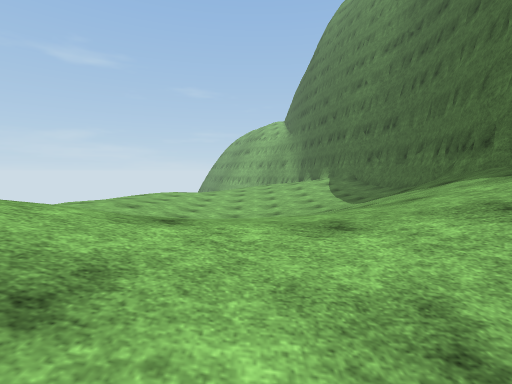
View 1 (above)

15 first-person views from a walk through a Unity game level. The camera is 1.2 m above the floor, tilts 4° down and sees 85° across. The floor is counted in squares, 2 m on a side. Each view is taken from the middle of a square. On the plan, view 1 faces up. The plan holds only what a view shows up to about 9 squares ahead; the rest is blank. The place goes on beyond the plan. The player is left out. Surface patterns are stand-ins for the level's own textures.

View 2
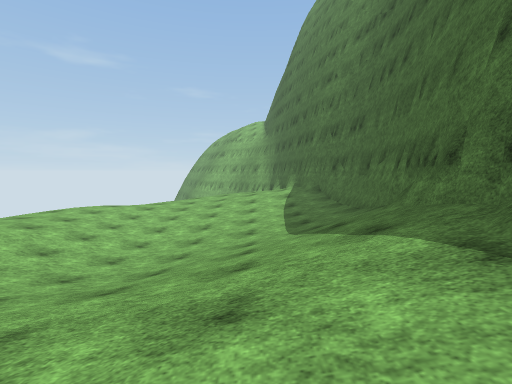

View 3
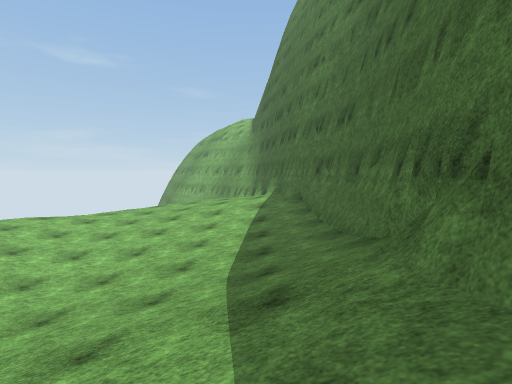

View 4
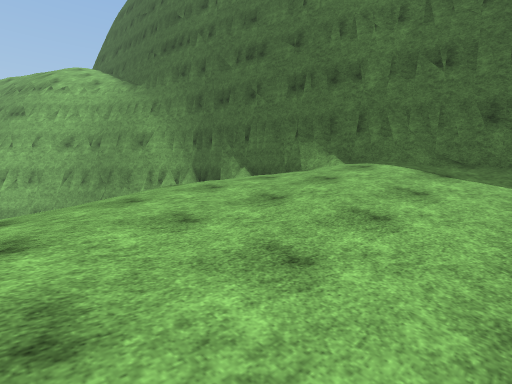

View 5
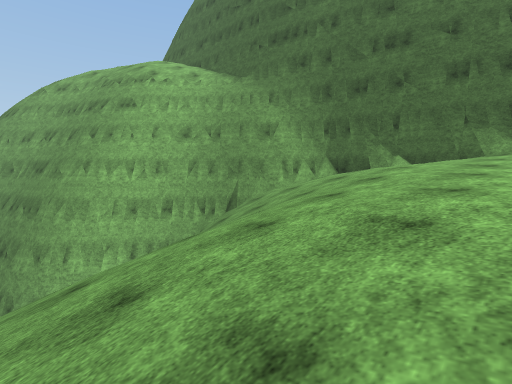

View 6
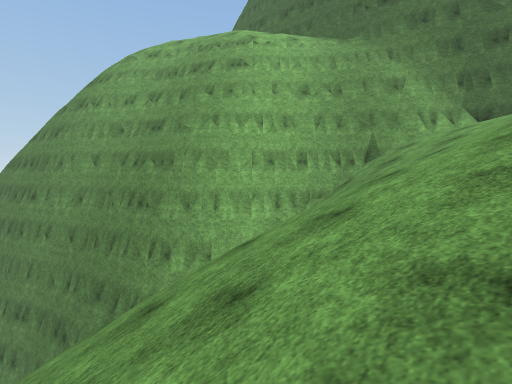

View 7
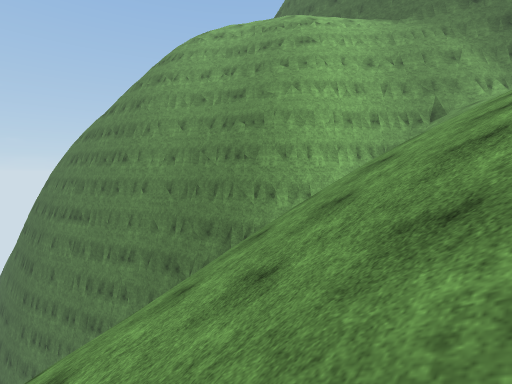

View 8
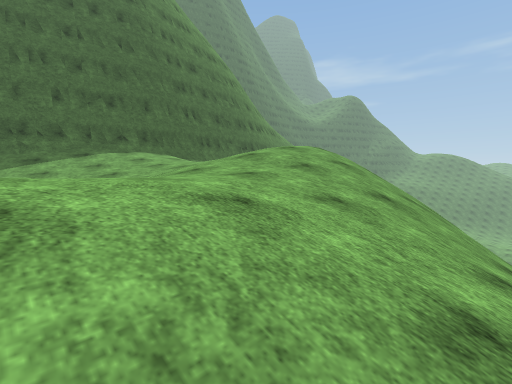

View 9
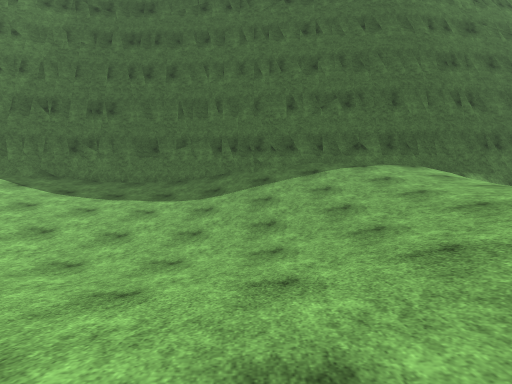

View 10
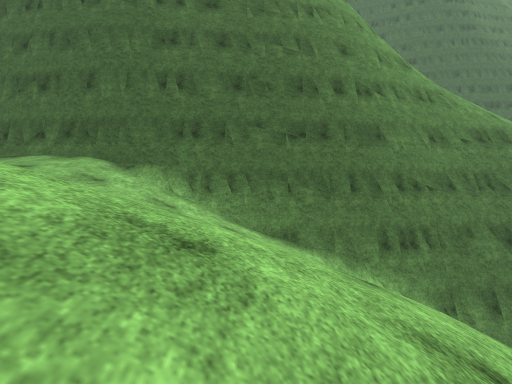

View 11
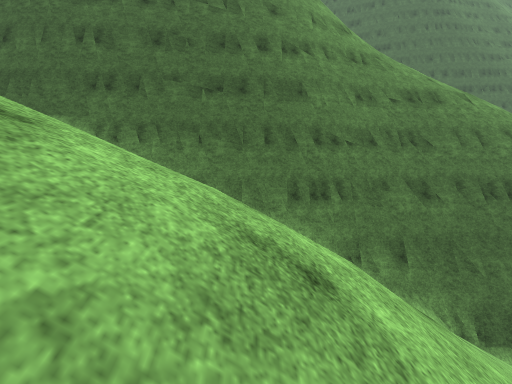

View 12
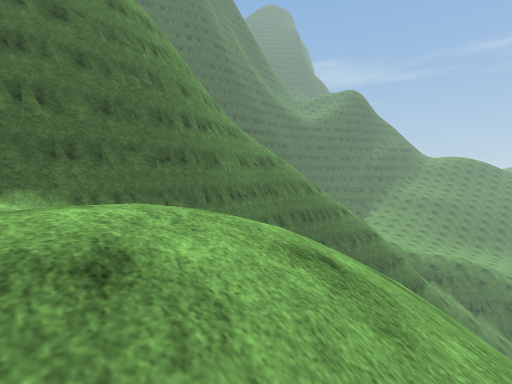

View 13
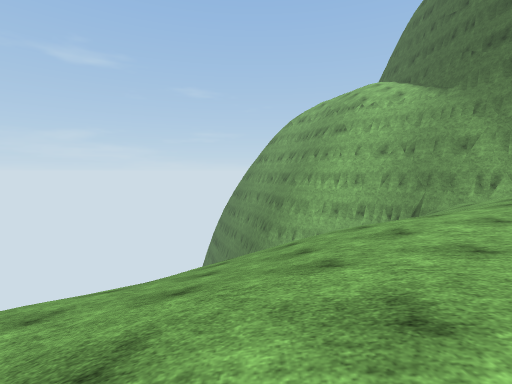

View 14
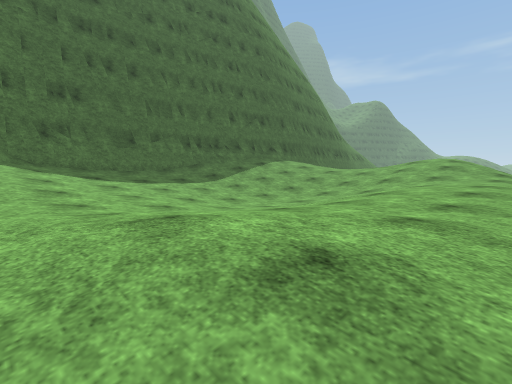

View 15
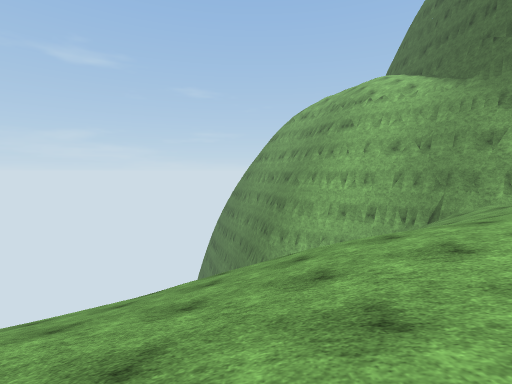

### Floor plan
Key: @ floor where view 1 was taken; # wall or solid block; . main floor; : floor 0.75 m higher than the main floor; - floor 0.75 m lower than the main floor; _ floor 1.5 m lower than the main floor; + floor 1.5 m higher than the main floor; / step, stairs or slope.
Columns run from 11 left of view 1 to 5 right of it. Each row starts with its distance up from view 1.
 26     ##
 25      ##
 24      ###
 23       /###
 22 ////    /###
 21 //////    /##
 20 ///////  ///##
 19  /////// ////##
 18 /////////////-#
 17    /////////..##
 16    //////-/....#
 15    /////--.....#
 14    ////_---....#
 13     _//-----...##
 12      /------....#
 11       -------...#
 10       ----__--..#
  9       -.--___-..#
  8       ..--___-./#
  7     /-..--___///#
  6     /-..--__///##
  5     //...---///#
  4     //.../...//#
  3     ////:/...:+#
  2     ////:::..:+#
  1      ///:::..//#
  0       ///: @//##
 -1        ////  /##
 -2        ////  /#
 -3          //  /#
 -4         ///  /#
 -5          //  /#
 -6           // /#
 -7            ///#
 -8             /##
 -9              #

Where each view was taken, in squares from view 1:
view 1: 0 up, 0 right, facing up
view 2: 2 up, 2 right, facing up
view 3: 4 up, 3 right, facing up
view 4: 11 up, 2 left, facing up-right
view 5: 14 up, 5 left, facing up-right
view 6: 17 up, 8 left, facing up-right
view 7: 18 up, 11 left, facing up-right
view 8: 7 up, 7 left, facing down-right
view 9: 6 up, 4 left, facing right
view 10: 2 down, 3 left, facing right
view 11: 4 down, 3 left, facing right
view 12: 1 up, 4 left, facing down-right
view 13: 11 up, 5 left, facing up
view 14: 13 up, 5 left, facing down-right
view 15: 12 up, 5 left, facing up
